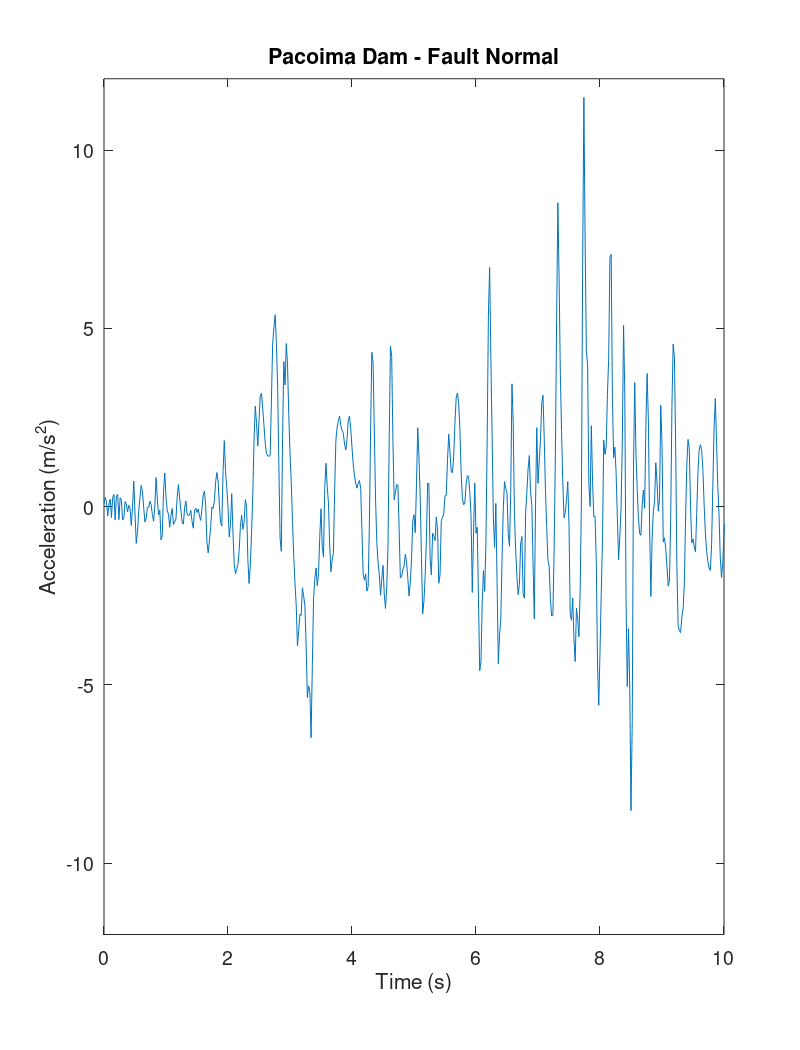

Reproduce this figure in MATLAB.
close all; clear all;
orient tall
data_fn=load('pacoima_164.dat');
g=9.81;

dt=0.02;
[m,n]=size(data_fn);
k=1;
for i=1:m
for j=1:n
   A_fn(k)=data_fn(i,j)/100;   %change units from cm/s^2 to m/s^2
   Time(k)=dt*(k-1);
   k=k+1;
end
end

plot(Time,A_fn)
set(gca,'FontSize',14)
title('Pacoima Dam - Fault Normal')
axis([0 10 -12 12])
xlabel('Time (s)')
ylabel('Acceleration (m/s^2)')


